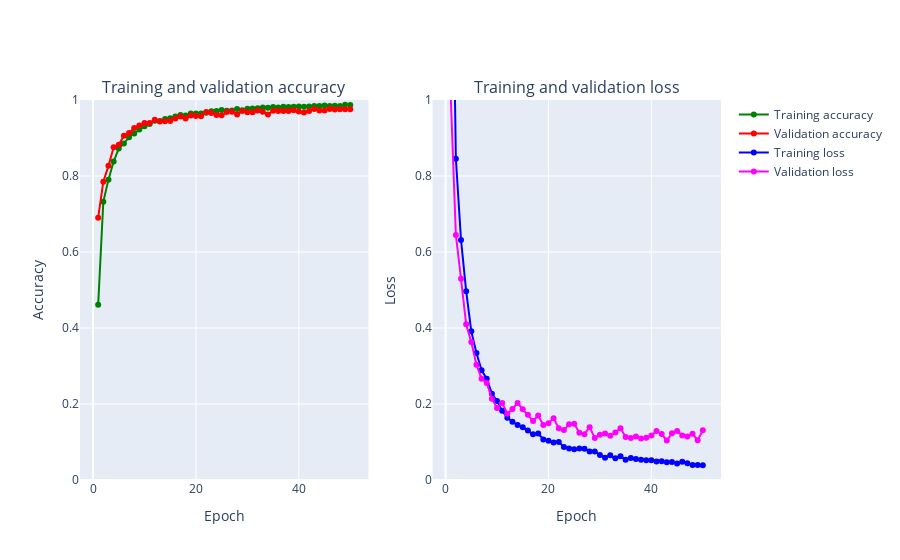

The cell this chart's notebook holds for it:
### Markdown cell above
<a href="#0"><font size="1">Go to top</font></a>  


## <a id='42'>Model evaluation</a> 


Let's start by plotting the loss error for the train and validation set. 
We define a function to visualize these values.

### Code cell
def create_trace(x,y,ylabel,color):
        trace = go.Scatter(
            x = x,y = y,
            name=ylabel,
            marker=dict(color=color),
            mode = "markers+lines",
            text=x
        )
        return trace
    
def plot_accuracy_and_loss(train_model):
    hist = train_model.history
    acc = hist['accuracy']
    val_acc = hist['val_accuracy']
    loss = hist['loss']
    val_loss = hist['val_loss']
    epochs = list(range(1,len(acc)+1))
    #define the traces
    trace_ta = create_trace(epochs,acc,"Training accuracy", "Green")
    trace_va = create_trace(epochs,val_acc,"Validation accuracy", "Red")
    trace_tl = create_trace(epochs,loss,"Training loss", "Blue")
    trace_vl = create_trace(epochs,val_loss,"Validation loss", "Magenta")
    fig = tools.make_subplots(rows=1,cols=2, subplot_titles=('Training and validation accuracy',
                                                             'Training and validation loss'))
    #add traces to the figure
    fig.append_trace(trace_ta,1,1)
    fig.append_trace(trace_va,1,1)
    fig.append_trace(trace_tl,1,2)
    fig.append_trace(trace_vl,1,2)
    #set the layout for the figure
    fig['layout']['xaxis'].update(title = 'Epoch')
    fig['layout']['xaxis2'].update(title = 'Epoch')
    fig['layout']['yaxis'].update(title = 'Accuracy', range=[0,1])
    fig['layout']['yaxis2'].update(title = 'Loss', range=[0,1])
    #plot
    iplot(fig, filename='accuracy-loss')

plot_accuracy_and_loss(train_model)

### Figure 1 — Plotly figure (JSON) as saved in the notebook; plotly's stock layout.template omitted (floating-point values rounded to 4 significant figures)
{"data": [{"marker": {"color": "Green"}, "mode": "markers+lines", "name": "Training accuracy", "text": ["1", "2", "3", "4", "5", "6", "7", "8", "9", "10", "11", "12", "13", "14", "15", "16", "17", "18", "19", "20", "21", "22", "23", "24", "25", "26", "27", "28", "29", "30", "31", "32", "33", "34", "35", "36", "37", "38", "39", "40", "41", "42", "43", "44", "45", "46", "47", "48", "49", "50"], "type": "scatter", "x": [1, 2, 3, 4, 5, 6, 7, 8, 9, 10, 11, 12, 13, 14, 15, 16, 17, 18, 19, 20, 21, 22, 23, 24, 25, 26, 27, 28, 29, 30, 31, 32, 33, 34, 35, 36, 37, 38, 39, 40, 41, 42, 43, 44, 45, 46, 47, 48, 49, 50], "xaxis": "x", "y": [0.4609, 0.7324, 0.7904, 0.838, 0.8721, 0.8857, 0.9022, 0.9119, 0.9224, 0.9308, 0.9368, 0.9453, 0.945, 0.95, 0.9519, 0.9569, 0.9606, 0.9594, 0.9647, 0.9643, 0.9648, 0.9665, 0.9704, 0.9711, 0.9737, 0.9715, 0.9724, 0.9761, 0.9732, 0.9767, 0.9776, 0.9781, 0.9805, 0.9799, 0.9818, 0.9805, 0.9824, 0.9819, 0.9825, 0.9829, 0.9824, 0.9826, 0.984, 0.9842, 0.9853, 0.9845, 0.985, 0.9843, 0.9872, 0.9867], "yaxis": "y"}, {"marker": {"color": "Red"}, "mode": "markers+lines", "name": "Validation accuracy", "text": ["1", "2", "3", "4", "5", "6", "7", "8", "9", "10", "11", "12", "13", "14", "15", "16", "17", "18", "19", "20", "21", "22", "23", "24", "25", "26", "27", "28", "29", "30", "31", "32", "33", "34", "35", "36", "37", "38", "39", "40", "41", "42", "43", "44", "45", "46", "47", "48", "49", "50"], "type": "scatter", "x": [1, 2, 3, 4, 5, 6, 7, 8, 9, 10, 11, 12, 13, 14, 15, 16, 17, 18, 19, 20, 21, 22, 23, 24, 25, 26, 27, 28, 29, 30, 31, 32, 33, 34, 35, 36, 37, 38, 39, 40, 41, 42, 43, 44, 45, 46, 47, 48, 49, 50], "xaxis": "x", "y": [0.6904, 0.785, 0.8267, 0.8754, 0.8825, 0.9058, 0.9133, 0.9262, 0.9329, 0.9392, 0.9396, 0.9479, 0.9433, 0.9442, 0.9446, 0.9513, 0.9563, 0.9513, 0.9592, 0.9579, 0.9571, 0.9688, 0.9658, 0.9608, 0.96, 0.9683, 0.9692, 0.9621, 0.9708, 0.9679, 0.9679, 0.9721, 0.9692, 0.9617, 0.9717, 0.9708, 0.9708, 0.9708, 0.9729, 0.9696, 0.9671, 0.9712, 0.9762, 0.9721, 0.9721, 0.9762, 0.975, 0.9758, 0.9758, 0.9754], "yaxis": "y"}, {"marker": {"color": "Blue"}, "mode": "markers+lines", "name": "Training loss", "text": ["1", "2", "3", "4", "5", "6", "7", "8", "9", "10", "11", "12", "13", "14", "15", "16", "17", "18", "19", "20", "21", "22", "23", "24", "25", "26", "27", "28", "29", "30", "31", "32", "33", "34", "35", "36", "37", "38", "39", "40", "41", "42", "43", "44", "45", "46", "47", "48", "49", "50"], "type": "scatter", "x": [1, 2, 3, 4, 5, 6, 7, 8, 9, 10, 11, 12, 13, 14, 15, 16, 17, 18, 19, 20, 21, 22, 23, 24, 25, 26, 27, 28, 29, 30, 31, 32, 33, 34, 35, 36, 37, 38, 39, 40, 41, 42, 43, 44, 45, 46, 47, 48, 49, 50], "xaxis": "x2", "y": [1.76, 0.8452, 0.6318, 0.497, 0.3912, 0.3345, 0.2887, 0.2665, 0.2272, 0.2076, 0.1822, 0.1639, 0.1532, 0.1446, 0.1386, 0.1303, 0.1205, 0.1226, 0.1066, 0.1031, 0.09895, 0.09992, 0.08701, 0.08314, 0.08116, 0.08269, 0.08239, 0.07503, 0.07479, 0.06552, 0.05888, 0.06494, 0.05692, 0.06247, 0.05328, 0.05758, 0.05558, 0.05354, 0.05201, 0.05204, 0.04839, 0.04911, 0.04683, 0.04731, 0.04319, 0.04799, 0.04419, 0.03932, 0.0394, 0.03905], "yaxis": "y2"}, {"marker": {"color": "Magenta"}, "mode": "markers+lines", "name": "Validation loss", "text": ["1", "2", "3", "4", "5", "6", "7", "8", "9", "10", "11", "12", "13", "14", "15", "16", "17", "18", "19", "20", "21", "22", "23", "24", "25", "26", "27", "28", "29", "30", "31", "32", "33", "34", "35", "36", "37", "38", "39", "40", "41", "42", "43", "44", "45", "46", "47", "48", "49", "50"], "type": "scatter", "x": [1, 2, 3, 4, 5, 6, 7, 8, 9, 10, 11, 12, 13, 14, 15, 16, 17, 18, 19, 20, 21, 22, 23, 24, 25, 26, 27, 28, 29, 30, 31, 32, 33, 34, 35, 36, 37, 38, 39, 40, 41, 42, 43, 44, 45, 46, 47, 48, 49, 50], "xaxis": "x2", "y": [1.011, 0.6448, 0.5294, 0.41, 0.3628, 0.3035, 0.2666, 0.2555, 0.2141, 0.1897, 0.2028, 0.1743, 0.1869, 0.2029, 0.186, 0.1718, 0.1554, 0.1699, 0.1447, 0.1494, 0.1626, 0.1361, 0.1315, 0.1464, 0.1479, 0.1247, 0.1206, 0.1389, 0.1108, 0.119, 0.1224, 0.1164, 0.1248, 0.136, 0.1133, 0.1105, 0.1145, 0.1091, 0.111, 0.1168, 0.1292, 0.121, 0.104, 0.1229, 0.1291, 0.1173, 0.1146, 0.1216, 0.1048, 0.1309], "yaxis": "y2"}], "layout": {"annotations": [{"font": {"size": 16}, "showarrow": false, "text": "Training and validation accuracy", "x": 0.225, "xanchor": "center", "xref": "paper", "y": 1.0, "yanchor": "bottom", "yref": "paper"}, {"font": {"size": 16}, "showarrow": false, "text": "Training and validation loss", "x": 0.775, "xanchor": "center", "xref": "paper", "y": 1.0, "yanchor": "bottom", "yref": "paper"}], "xaxis": {"anchor": "y", "domain": [0.0, 0.45], "title": {"text": "Epoch"}}, "xaxis2": {"anchor": "y2", "domain": [0.55, 1.0], "title": {"text": "Epoch"}}, "yaxis": {"anchor": "x", "domain": [0.0, 1.0], "range": [0, 1], "title": {"text": "Accuracy"}}, "yaxis2": {"anchor": "x2", "domain": [0.0, 1.0], "range": [0, 1], "title": {"text": "Loss"}}}}
